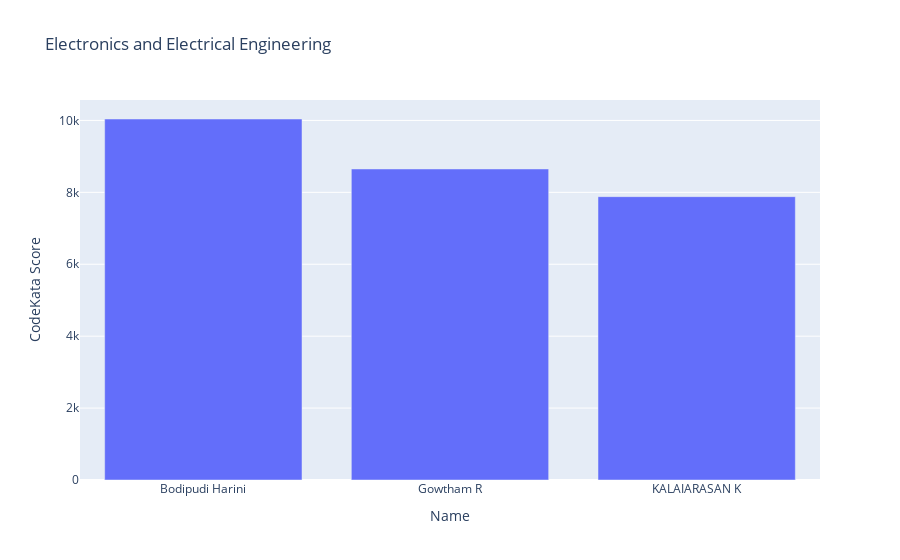

Source (notebook cell):
### Code cell
eeetop=EEE.nlargest(3,columns=["CodeKata Score"])
fig = px.bar(ecetop, x='Name', y='CodeKata Score',title='Electronics and Electrical Engineering')
fig.show()

### Figure 1 — Plotly figure (JSON) as saved in the notebook; plotly's stock layout.template omitted (floating-point values rounded to 4 significant figures)
{"data": [{"alignmentgroup": "True", "hovertemplate": "Name=%{x}<br>CodeKata Score=%{y}<extra></extra>", "legendgroup": "", "marker": {"color": "#636efa", "pattern": {"shape": ""}}, "name": "", "offsetgroup": "", "orientation": "v", "showlegend": false, "textposition": "auto", "type": "bar", "x": ["Bodipudi Harini", "Gowtham R", "KALAIARASAN K"], "xaxis": "x", "y": [10040, 8650, 7880], "yaxis": "y"}], "layout": {"barmode": "relative", "legend": {"tracegroupgap": 0}, "title": {"text": "Electronics and Electrical Engineering"}, "xaxis": {"anchor": "y", "domain": [0, 1], "title": {"text": "Name"}}, "yaxis": {"anchor": "x", "domain": [0, 1], "title": {"text": "CodeKata Score"}}}}
